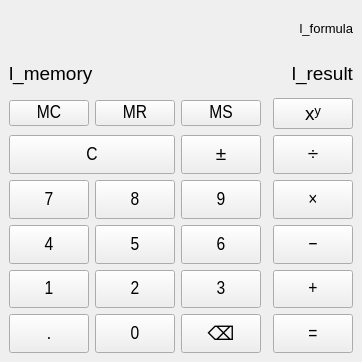
<?xml version="1.0" encoding="UTF-8"?>
<ui version="4.0">
 <class>MainWindow</class>
 <widget class="QMainWindow" name="MainWindow">
  <property name="geometry">
   <rect>
    <x>0</x>
    <y>0</y>
    <width>342</width>
    <height>362</height>
   </rect>
  </property>
  <property name="sizePolicy">
   <sizepolicy hsizetype="Preferred" vsizetype="Preferred">
    <horstretch>0</horstretch>
    <verstretch>0</verstretch>
   </sizepolicy>
  </property>
  <property name="font">
   <font>
    <pointsize>14</pointsize>
   </font>
  </property>
  <property name="windowTitle">
   <string>РљР°Р»СЊРєСѓР»СЏС‚РѕСЂ</string>
  </property>
  <widget class="QWidget" name="centralwidget">
   <layout class="QGridLayout" name="gridLayout" rowstretch="0,0,0,0,0,0,0,0,0,0" columnstretch="0,2,2,2,0,3">
    <item row="9" column="2">
     <widget class="QPushButton" name="tb_zero">
      <property name="sizePolicy">
       <sizepolicy hsizetype="Preferred" vsizetype="Preferred">
        <horstretch>0</horstretch>
        <verstretch>0</verstretch>
       </sizepolicy>
      </property>
      <property name="minimumSize">
       <size>
        <width>0</width>
        <height>0</height>
       </size>
      </property>
      <property name="font">
       <font>
        <family>Arial Narrow</family>
        <pointsize>14</pointsize>
       </font>
      </property>
      <property name="text">
       <string>0</string>
      </property>
     </widget>
    </item>
    <item row="9" column="1">
     <widget class="QPushButton" name="tb_comma">
      <property name="sizePolicy">
       <sizepolicy hsizetype="Preferred" vsizetype="Preferred">
        <horstretch>0</horstretch>
        <verstretch>0</verstretch>
       </sizepolicy>
      </property>
      <property name="minimumSize">
       <size>
        <width>0</width>
        <height>0</height>
       </size>
      </property>
      <property name="font">
       <font>
        <family>Arial Narrow</family>
        <pointsize>14</pointsize>
       </font>
      </property>
      <property name="text">
       <string>.</string>
      </property>
     </widget>
    </item>
    <item row="4" column="3">
     <widget class="QPushButton" name="tb_negate">
      <property name="sizePolicy">
       <sizepolicy hsizetype="Preferred" vsizetype="Preferred">
        <horstretch>0</horstretch>
        <verstretch>0</verstretch>
       </sizepolicy>
      </property>
      <property name="minimumSize">
       <size>
        <width>0</width>
        <height>0</height>
       </size>
      </property>
      <property name="font">
       <font>
        <family>Arial Narrow</family>
        <pointsize>14</pointsize>
       </font>
      </property>
      <property name="text">
       <string>±</string>
      </property>
     </widget>
    </item>
    <item row="5" column="2">
     <widget class="QPushButton" name="tb_eight">
      <property name="sizePolicy">
       <sizepolicy hsizetype="Preferred" vsizetype="Preferred">
        <horstretch>0</horstretch>
        <verstretch>0</verstretch>
       </sizepolicy>
      </property>
      <property name="minimumSize">
       <size>
        <width>0</width>
        <height>0</height>
       </size>
      </property>
      <property name="font">
       <font>
        <family>Arial Narrow</family>
        <pointsize>14</pointsize>
       </font>
      </property>
      <property name="text">
       <string>8</string>
      </property>
      <property name="shortcut">
       <string>8</string>
      </property>
     </widget>
    </item>
    <item row="2" column="3">
     <widget class="QPushButton" name="tb_ms">
      <property name="minimumSize">
       <size>
        <width>0</width>
        <height>0</height>
       </size>
      </property>
      <property name="font">
       <font>
        <family>Arial Narrow</family>
        <pointsize>14</pointsize>
       </font>
      </property>
      <property name="text">
       <string>MS</string>
      </property>
     </widget>
    </item>
    <item row="8" column="1">
     <widget class="QPushButton" name="tb_one">
      <property name="sizePolicy">
       <sizepolicy hsizetype="Preferred" vsizetype="Preferred">
        <horstretch>0</horstretch>
        <verstretch>0</verstretch>
       </sizepolicy>
      </property>
      <property name="minimumSize">
       <size>
        <width>0</width>
        <height>0</height>
       </size>
      </property>
      <property name="font">
       <font>
        <family>Arial Narrow</family>
        <pointsize>14</pointsize>
       </font>
      </property>
      <property name="text">
       <string>1</string>
      </property>
      <property name="shortcut">
       <string>1</string>
      </property>
     </widget>
    </item>
    <item row="2" column="5">
     <widget class="QPushButton" name="tb_power">
      <property name="text">
       <string>xʸ</string>
      </property>
     </widget>
    </item>
    <item row="8" column="5">
     <widget class="QPushButton" name="tb_add">
      <property name="sizePolicy">
       <sizepolicy hsizetype="Preferred" vsizetype="Preferred">
        <horstretch>0</horstretch>
        <verstretch>0</verstretch>
       </sizepolicy>
      </property>
      <property name="minimumSize">
       <size>
        <width>0</width>
        <height>0</height>
       </size>
      </property>
      <property name="font">
       <font>
        <family>Arial Narrow</family>
        <pointsize>14</pointsize>
       </font>
      </property>
      <property name="text">
       <string>+</string>
      </property>
      <property name="shortcut">
       <string>+</string>
      </property>
     </widget>
    </item>
    <item row="4" column="5">
     <widget class="QPushButton" name="tb_divide">
      <property name="sizePolicy">
       <sizepolicy hsizetype="Preferred" vsizetype="Preferred">
        <horstretch>0</horstretch>
        <verstretch>0</verstretch>
       </sizepolicy>
      </property>
      <property name="minimumSize">
       <size>
        <width>0</width>
        <height>0</height>
       </size>
      </property>
      <property name="font">
       <font>
        <family>Arial Narrow</family>
        <pointsize>14</pointsize>
       </font>
      </property>
      <property name="text">
       <string>÷</string>
      </property>
      <property name="shortcut">
       <string>/</string>
      </property>
     </widget>
    </item>
    <item row="6" column="2">
     <widget class="QPushButton" name="tb_five">
      <property name="sizePolicy">
       <sizepolicy hsizetype="Preferred" vsizetype="Preferred">
        <horstretch>0</horstretch>
        <verstretch>0</verstretch>
       </sizepolicy>
      </property>
      <property name="minimumSize">
       <size>
        <width>0</width>
        <height>0</height>
       </size>
      </property>
      <property name="font">
       <font>
        <family>Arial Narrow</family>
        <pointsize>14</pointsize>
       </font>
      </property>
      <property name="text">
       <string>5</string>
      </property>
      <property name="shortcut">
       <string>5</string>
      </property>
     </widget>
    </item>
    <item row="8" column="3">
     <widget class="QPushButton" name="tb_three">
      <property name="sizePolicy">
       <sizepolicy hsizetype="Preferred" vsizetype="Preferred">
        <horstretch>0</horstretch>
        <verstretch>0</verstretch>
       </sizepolicy>
      </property>
      <property name="minimumSize">
       <size>
        <width>0</width>
        <height>0</height>
       </size>
      </property>
      <property name="font">
       <font>
        <family>Arial Narrow</family>
        <pointsize>14</pointsize>
       </font>
      </property>
      <property name="text">
       <string>3</string>
      </property>
      <property name="shortcut">
       <string>3</string>
      </property>
     </widget>
    </item>
    <item row="5" column="5">
     <widget class="QPushButton" name="tb_multiplicate">
      <property name="sizePolicy">
       <sizepolicy hsizetype="Expanding" vsizetype="Preferred">
        <horstretch>0</horstretch>
        <verstretch>0</verstretch>
       </sizepolicy>
      </property>
      <property name="minimumSize">
       <size>
        <width>0</width>
        <height>0</height>
       </size>
      </property>
      <property name="font">
       <font>
        <family>Arial Narrow</family>
        <pointsize>14</pointsize>
       </font>
      </property>
      <property name="text">
       <string>×</string>
      </property>
      <property name="shortcut">
       <string>*</string>
      </property>
     </widget>
    </item>
    <item row="6" column="1">
     <widget class="QPushButton" name="tb_four">
      <property name="sizePolicy">
       <sizepolicy hsizetype="Preferred" vsizetype="Preferred">
        <horstretch>0</horstretch>
        <verstretch>0</verstretch>
       </sizepolicy>
      </property>
      <property name="minimumSize">
       <size>
        <width>0</width>
        <height>0</height>
       </size>
      </property>
      <property name="font">
       <font>
        <family>Arial Narrow</family>
        <pointsize>14</pointsize>
       </font>
      </property>
      <property name="text">
       <string>4</string>
      </property>
      <property name="shortcut">
       <string>4</string>
      </property>
     </widget>
    </item>
    <item row="6" column="5">
     <widget class="QPushButton" name="tb_substract">
      <property name="sizePolicy">
       <sizepolicy hsizetype="Preferred" vsizetype="Preferred">
        <horstretch>0</horstretch>
        <verstretch>0</verstretch>
       </sizepolicy>
      </property>
      <property name="minimumSize">
       <size>
        <width>0</width>
        <height>0</height>
       </size>
      </property>
      <property name="font">
       <font>
        <family>Arial Narrow</family>
        <pointsize>14</pointsize>
       </font>
      </property>
      <property name="text">
       <string>−</string>
      </property>
      <property name="shortcut">
       <string>-</string>
      </property>
     </widget>
    </item>
    <item row="2" column="1">
     <widget class="QPushButton" name="tb_mc">
      <property name="minimumSize">
       <size>
        <width>0</width>
        <height>0</height>
       </size>
      </property>
      <property name="font">
       <font>
        <family>Arial Narrow</family>
        <pointsize>14</pointsize>
       </font>
      </property>
      <property name="text">
       <string>MC</string>
      </property>
     </widget>
    </item>
    <item row="9" column="3">
     <widget class="QPushButton" name="tb_backspace">
      <property name="sizePolicy">
       <sizepolicy hsizetype="Preferred" vsizetype="Preferred">
        <horstretch>0</horstretch>
        <verstretch>0</verstretch>
       </sizepolicy>
      </property>
      <property name="text">
       <string>⌫</string>
      </property>
     </widget>
    </item>
    <item row="6" column="3">
     <widget class="QPushButton" name="tb_six">
      <property name="sizePolicy">
       <sizepolicy hsizetype="Preferred" vsizetype="Preferred">
        <horstretch>0</horstretch>
        <verstretch>0</verstretch>
       </sizepolicy>
      </property>
      <property name="minimumSize">
       <size>
        <width>0</width>
        <height>0</height>
       </size>
      </property>
      <property name="font">
       <font>
        <family>Arial Narrow</family>
        <pointsize>14</pointsize>
       </font>
      </property>
      <property name="text">
       <string>6</string>
      </property>
      <property name="shortcut">
       <string>6</string>
      </property>
     </widget>
    </item>
    <item row="8" column="2">
     <widget class="QPushButton" name="tb_two">
      <property name="sizePolicy">
       <sizepolicy hsizetype="Preferred" vsizetype="Preferred">
        <horstretch>0</horstretch>
        <verstretch>0</verstretch>
       </sizepolicy>
      </property>
      <property name="minimumSize">
       <size>
        <width>0</width>
        <height>0</height>
       </size>
      </property>
      <property name="font">
       <font>
        <family>Arial Narrow</family>
        <pointsize>14</pointsize>
       </font>
      </property>
      <property name="text">
       <string>2</string>
      </property>
      <property name="shortcut">
       <string>2</string>
      </property>
     </widget>
    </item>
    <item row="9" column="5">
     <widget class="QPushButton" name="tb_equal">
      <property name="sizePolicy">
       <sizepolicy hsizetype="Preferred" vsizetype="Preferred">
        <horstretch>0</horstretch>
        <verstretch>0</verstretch>
       </sizepolicy>
      </property>
      <property name="minimumSize">
       <size>
        <width>0</width>
        <height>0</height>
       </size>
      </property>
      <property name="font">
       <font>
        <family>Arial Narrow</family>
        <pointsize>14</pointsize>
       </font>
      </property>
      <property name="text">
       <string>=</string>
      </property>
      <property name="shortcut">
       <string>Enter</string>
      </property>
     </widget>
    </item>
    <item row="5" column="1">
     <widget class="QPushButton" name="tb_seven">
      <property name="sizePolicy">
       <sizepolicy hsizetype="Preferred" vsizetype="Preferred">
        <horstretch>0</horstretch>
        <verstretch>0</verstretch>
       </sizepolicy>
      </property>
      <property name="minimumSize">
       <size>
        <width>0</width>
        <height>0</height>
       </size>
      </property>
      <property name="font">
       <font>
        <family>Arial Narrow</family>
        <pointsize>14</pointsize>
       </font>
      </property>
      <property name="text">
       <string>7</string>
      </property>
      <property name="shortcut">
       <string>7</string>
      </property>
     </widget>
    </item>
    <item row="1" column="1" colspan="5">
     <layout class="QHBoxLayout" name="horizontalLayout" stretch="0,1">
      <item>
       <widget class="QLabel" name="l_memory">
        <property name="sizePolicy">
         <sizepolicy hsizetype="Preferred" vsizetype="Preferred">
          <horstretch>0</horstretch>
          <verstretch>0</verstretch>
         </sizepolicy>
        </property>
        <property name="font">
         <font>
          <pointsize>14</pointsize>
         </font>
        </property>
        <property name="text">
         <string>l_memory</string>
        </property>
       </widget>
      </item>
      <item>
       <widget class="QLabel" name="l_result">
        <property name="sizePolicy">
         <sizepolicy hsizetype="Preferred" vsizetype="Preferred">
          <horstretch>0</horstretch>
          <verstretch>0</verstretch>
         </sizepolicy>
        </property>
        <property name="font">
         <font>
          <pointsize>14</pointsize>
         </font>
        </property>
        <property name="text">
         <string>l_result</string>
        </property>
        <property name="alignment">
         <set>Qt::AlignmentFlag::AlignRight|Qt::AlignmentFlag::AlignTrailing|Qt::AlignmentFlag::AlignVCenter</set>
        </property>
       </widget>
      </item>
     </layout>
    </item>
    <item row="4" column="1" colspan="2">
     <widget class="QPushButton" name="tb_reset">
      <property name="sizePolicy">
       <sizepolicy hsizetype="Preferred" vsizetype="Preferred">
        <horstretch>0</horstretch>
        <verstretch>0</verstretch>
       </sizepolicy>
      </property>
      <property name="minimumSize">
       <size>
        <width>0</width>
        <height>0</height>
       </size>
      </property>
      <property name="font">
       <font>
        <family>Arial Narrow</family>
        <pointsize>14</pointsize>
       </font>
      </property>
      <property name="text">
       <string>C</string>
      </property>
      <property name="shortcut">
       <string>Esc</string>
      </property>
     </widget>
    </item>
    <item row="5" column="3">
     <widget class="QPushButton" name="tb_nine">
      <property name="sizePolicy">
       <sizepolicy hsizetype="Preferred" vsizetype="Preferred">
        <horstretch>0</horstretch>
        <verstretch>0</verstretch>
       </sizepolicy>
      </property>
      <property name="minimumSize">
       <size>
        <width>0</width>
        <height>0</height>
       </size>
      </property>
      <property name="font">
       <font>
        <family>Arial Narrow</family>
        <pointsize>14</pointsize>
       </font>
      </property>
      <property name="text">
       <string>9</string>
      </property>
      <property name="shortcut">
       <string>9</string>
      </property>
     </widget>
    </item>
    <item row="2" column="2">
     <widget class="QPushButton" name="tn_mr">
      <property name="minimumSize">
       <size>
        <width>0</width>
        <height>0</height>
       </size>
      </property>
      <property name="font">
       <font>
        <family>Arial Narrow</family>
        <pointsize>14</pointsize>
       </font>
      </property>
      <property name="text">
       <string>MR</string>
      </property>
     </widget>
    </item>
    <item row="0" column="1" colspan="5">
     <widget class="QLabel" name="l_formula">
      <property name="font">
       <font>
        <pointsize>10</pointsize>
       </font>
      </property>
      <property name="text">
       <string>l_formula</string>
      </property>
      <property name="alignment">
       <set>Qt::AlignmentFlag::AlignRight|Qt::AlignmentFlag::AlignTrailing|Qt::AlignmentFlag::AlignVCenter</set>
      </property>
     </widget>
    </item>
   </layout>
  </widget>
 </widget>
 <resources/>
 <connections/>
</ui>
